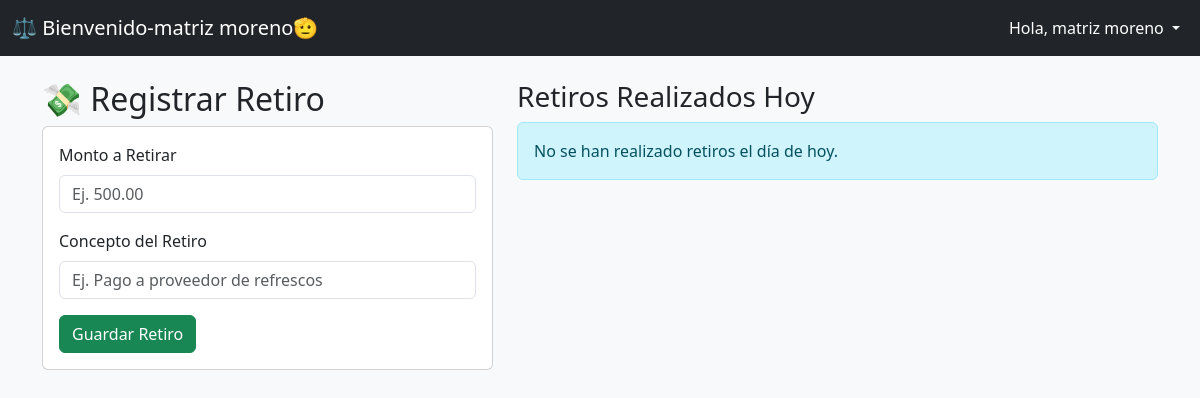
Before: /caja/ (signed in) with the older database file.
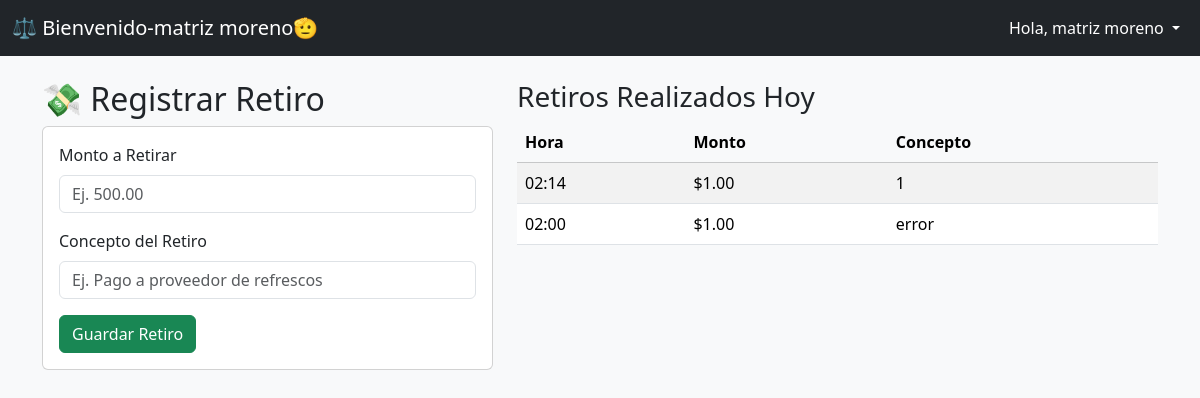
After: the same page with the newer database file.
### inventario/models.py (models this page shows, shortened)
class Retiro(models.Model):
    empresa = models.ForeignKey(Empresa, on_delete=models.CASCADE) # <-- NUEVO: El retiro pertenece a una empresa
    fecha = models.DateTimeField(default=timezone.now)
    monto = models.DecimalField(max_digits=10, decimal_places=2)
    concepto = models.CharField(max_length=255)

### inventario/views.py (the view)
# urls.py: path('caja/', views.gestion_caja, name='gestion-caja'),
@login_required
def gestion_caja(request):
    empresa_del_usuario = request.user.profile.empresa
    if request.method == 'POST':
        form = RetiroForm(request.POST)
        if form.is_valid():
            retiro = form.save(commit=False)
            retiro.empresa = empresa_del_usuario
            retiro.save()
            messages.success(request, 'Retiro registrado con éxito.')
            return redirect('retiro-exitoso', retiro_id=retiro.id)
    else:
        form = RetiroForm()
    hoy = timezone.localtime(timezone.now()).date()
    retiros_de_hoy = Retiro.objects.filter(empresa=empresa_del_usuario, fecha__date=hoy).order_by('-fecha')
    contexto = {
        'form': form,
        'retiros': retiros_de_hoy,
    }
    return render(request, 'inventario/gestion_caja.html', contexto)

### inventario/forms.py
class RetiroForm(forms.ModelForm):
    class Meta:
        model = Retiro
        fields = ['monto', 'concepto']
        widgets = {
            'monto': forms.NumberInput(attrs={'class': 'form-control', 'placeholder': 'Ej. 500.00'}),
            'concepto': forms.TextInput(attrs={'class': 'form-control', 'placeholder': 'Ej. Pago a proveedor de refrescos'}),
        }
        labels = {
            'monto': 'Monto a Retirar',
            'concepto': 'Concepto del Retiro',
        }

### inventario/templates/inventario/gestion_caja.html (shortened to what this page needs)
{% extends "inventario/base.html" %}
{% block content %}
<div class="row">
    <div class="col-md-5">
        <h1 class="h2">💸 Registrar Retiro</h1>
        <div class="card card-body">
            <form method="post">
                <div class="mb-3">
                    <label for="{{ form.monto.id_for_label }}" class="form-label">{{ form.monto.label }}</label>
                    {{ form.monto }}
                </div>
                <div class="mb-3">
                    <label for="{{ form.concepto.id_for_label }}" class="form-label">{{ form.concepto.label }}</label>
                    {{ form.concepto }}
                </div>
                <button type="submit" class="btn btn-success">Guardar Retiro</button>
            </form>
        </div>
    </div>
    <div class="col-md-7">
        <h2 class="h3">Retiros Realizados Hoy</h2>
        {% if retiros %}
            <table class="table table-striped table-hover">
                <thead class="table-light">
                    <tr>
                        <th>Hora</th>
                        <th>Monto</th>
                        <th>Concepto</th>
                    </tr>
                </thead>
                <tbody>
                    {% for retiro in retiros %}
                    <tr>
                        <td>{{ retiro.fecha|time:"H:i" }}</td>
                        <td>${{ retiro.monto|floatformat:2 }}</td>
                        <td>{{ retiro.concepto }}</td>
                    </tr>
                    {% endfor %}
                </tbody>
            </table>
        {% else %}
            <div class="alert alert-info">No se han realizado retiros el día de hoy.</div>
        {% endif %}
    </div>
</div>
{% endblock %}

Changed rows visible on the page:
added Retiro: fecha "02:14", monto "1.00", concepto "1"
added Retiro: fecha "02:00", monto "1.00", concepto "error"
Other visible differences:
text no longer shown: "No se han realizado retiros el día de hoy."
text now shown: "Hora Monto Concepto"
